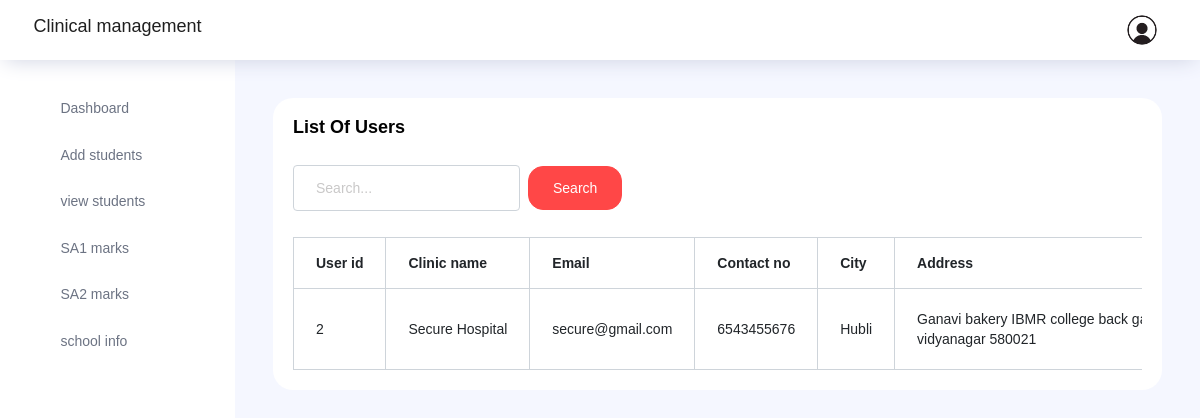
The app's page /admin_db with its own data.
### users/models.py (models this page shows)
class NewUser(AbstractUser):
    user_type = models.CharField(max_length=100, default='patient')
    phone_no = models.CharField(max_length=100, default='employee')
    address = models.CharField(max_length=100, default='employee')
    city = models.CharField(max_length=100, default='employee')
    qualification=models.CharField(max_length=100, default=' ')
    specialization=models.CharField(max_length=100, default=' ')
    available_timings=models.CharField(max_length=100, default=' ')
    added_by=models.CharField(max_length=100, default=' ')

### users/views.py (the view)
# urls.py: path('admin_db',views.admin_db,name="admin_db"),
def admin_db(request):
    search_query = request.GET.get('search', '')
    data = NewUser.objects.filter(user_type='clinic')
    if search_query:
        data = data.filter(
            Q(first_name__icontains=search_query)
        )
    context = {
        'data':data
    }
    return render(request,'admin_db.html',context)

### users/templates/admin_db.html (shortened to what this page needs)
{% extends 'base.html' %}
{% block content %}
<div class="main-panel">
    <div class="content-wrapper">
        <div class="row">
<div class="col-lg-12 grid-margin stretch-card">
    <div class="card">
      <div class="card-body">
        <h4 class="card-title">List of users</h4>
        <div class="header-container">
          <div class="search-container">
            <form id="searchForm" method="get" action="" class="form-inline">
              <div class="form-group">
                <input type="text" name="search" class="form-control mr-2" placeholder="Search..." value="{{ search_query }}">
                <button type="submit" class="btn btn-danger">Search</button>
              </div>
            </form>
          </div>
        </div>
        <div class="table-responsive pt-3">
          <table class="table table-bordered">
            <thead>
              <tr>
                <th>User id</th>
                <th>Clinic name</th>
                <th>Email</th>
                <th>Contact no</th>
                <th>City</th>
                <th>Address</th>
              </tr>
            </thead>
            <tbody>
              {% for x in data %}
                <tr>
                  <td>{{ x.id }}</td>
                  <td>{{ x.first_name }}</td>
                  <td>{{ x.email }}</td>
                  <td>{{ x.phone_no }}</td>
                  <td>{{ x.city }}</td>
                  <td class="wrap-text" style="line-height: 20px;">{{ x.address }}</td>
                </tr>
              {% endfor %}
            </tbody>
          </table>
        </div>
      </div>
    </div>
  </div>
</div>
</div>
</div>
{% endblock %}

### users/templates/admin_db.html (style rules this page uses)
.header-container { display: flex; justify-content: space-between; align-items: center; padding: 10px 0; }
.search-container, .filter-container { display: flex; align-items: center; }
.search-container .form-control { margin-right: 10px; }

### records on screen
NewUser: id "2", first_name "Secure Hospital", email "secure@gmail.com", phone_no "6543455676", city "Hubli"
